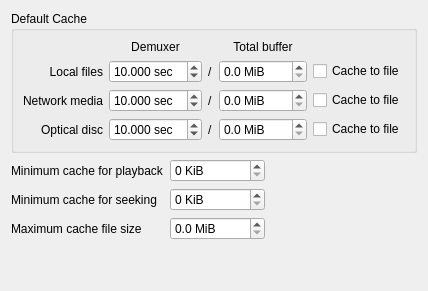
       <widget class="QWidget" name="cache">
        <layout class="QVBoxLayout" name="verticalLayout_33">
         <item>
          <widget class="QGroupBox" name="groupBox_24">
           <property name="title">
            <string>Default Cache</string>
           </property>
           <layout class="QGridLayout" name="gridLayout_5">
            <item row="1" column="1">
             <widget class="QDoubleSpinBox" name="cache_local_sec">
              <property name="suffix">
               <string> sec</string>
              </property>
              <property name="decimals">
               <number>3</number>
              </property>
              <property name="maximum">
               <double>999.000000000000000</double>
              </property>
              <property name="singleStep">
               <double>1.000000000000000</double>
              </property>
              <property name="value">
               <double>10.000000000000000</double>
              </property>
             </widget>
            </item>
            <item row="1" column="0">
             <widget class="QLabel" name="label_45">
              <property name="text">
               <string>Local files</string>
              </property>
              <property name="alignment">
               <set>Qt::AlignRight|Qt::AlignTrailing|Qt::AlignVCenter</set>
              </property>
             </widget>
            </item>
            <item row="2" column="0">
             <widget class="QLabel" name="label_47">
              <property name="text">
               <string>Network media</string>
              </property>
              <property name="alignment">
               <set>Qt::AlignRight|Qt::AlignTrailing|Qt::AlignVCenter</set>
              </property>
             </widget>
            </item>
            <item row="1" column="2">
             <widget class="QLabel" name="label_14">
              <property name="text">
               <string notr="true">/</string>
              </property>
             </widget>
            </item>
            <item row="0" column="1">
             <widget class="QLabel" name="label_17">
              <property name="text">
               <string>Demuxer</string>
              </property>
              <property name="alignment">
               <set>Qt::AlignCenter</set>
              </property>
             </widget>
            </item>
            <item row="0" column="3">
             <widget class="QLabel" name="label_18">
              <property name="text">
               <string>Total buffer</string>
              </property>
              <property name="alignment">
               <set>Qt::AlignCenter</set>
              </property>
             </widget>
            </item>
            <item row="3" column="1">
             <widget class="QDoubleSpinBox" name="cache_disc_sec">
              <property name="suffix">
               <string> sec</string>
              </property>
              <property name="decimals">
               <number>3</number>
              </property>
              <property name="maximum">
               <double>999.000000000000000</double>
              </property>
              <property name="singleStep">
               <double>1.000000000000000</double>
              </property>
              <property name="value">
               <double>10.000000000000000</double>
              </property>
             </widget>
            </item>
            <item row="3" column="0">
             <widget class="QLabel" name="cache_">
              <property name="text">
               <string>Optical disc</string>
              </property>
              <property name="alignment">
               <set>Qt::AlignRight|Qt::AlignTrailing|Qt::AlignVCenter</set>
              </property>
             </widget>
            </item>
            <item row="2" column="1">
             <widget class="QDoubleSpinBox" name="cache_network_sec">
              <property name="suffix">
               <string> sec</string>
              </property>
              <property name="decimals">
               <number>3</number>
              </property>
              <property name="maximum">
               <double>999.000000000000000</double>
              </property>
              <property name="singleStep">
               <double>1.000000000000000</double>
              </property>
              <property name="value">
               <double>10.000000000000000</double>
              </property>
             </widget>
            </item>
            <item row="2" column="2">
             <widget class="QLabel" name="label_15">
              <property name="text">
               <string notr="true">/</string>
              </property>
             </widget>
            </item>
            <item row="3" column="2">
             <widget class="QLabel" name="label_16">
              <property name="text">
               <string notr="true">/</string>
              </property>
             </widget>
            </item>
            <item row="1" column="4">
             <widget class="QCheckBox" name="cache_local_file">
              <property name="sizePolicy">
               <sizepolicy hsizetype="Expanding" vsizetype="Fixed">
                <horstretch>0</horstretch>
                <verstretch>0</verstretch>
               </sizepolicy>
              </property>
              <property name="text">
               <string>Cache to file</string>
              </property>
             </widget>
            </item>
            <item row="2" column="4">
             <widget class="QCheckBox" name="cache_network_file">
              <property name="text">
               <string>Cache to file</string>
              </property>
             </widget>
            </item>
            <item row="3" column="4">
             <widget class="QCheckBox" name="cache_disc_file">
              <property name="text">
               <string>Cache to file</string>
              </property>
             </widget>
            </item>
            <item row="1" column="3">
             <widget class="QDoubleSpinBox" name="cache_local_mb">
              <property name="accelerated">
               <bool>true</bool>
              </property>
              <property name="suffix">
               <string> MiB</string>
              </property>
              <property name="decimals">
               <number>1</number>
              </property>
              <property name="maximum">
               <double>9999.000000000000000</double>
              </property>
             </widget>
            </item>
            <item row="2" column="3">
             <widget class="QDoubleSpinBox" name="cache_network_mb">
              <property name="accelerated">
               <bool>true</bool>
              </property>
              <property name="suffix">
               <string> MiB</string>
              </property>
              <property name="decimals">
               <number>1</number>
              </property>
              <property name="maximum">
               <double>9999.000000000000000</double>
              </property>
             </widget>
            </item>
            <item row="3" column="3">
             <widget class="QDoubleSpinBox" name="cache_disc_mb">
              <property name="accelerated">
               <bool>true</bool>
              </property>
              <property name="suffix">
               <string> MiB</string>
              </property>
              <property name="decimals">
               <number>1</number>
              </property>
              <property name="maximum">
               <double>9999.000000000000000</double>
              </property>
             </widget>
            </item>
           </layout>
          </widget>
         </item>
         <item>
          <layout class="QHBoxLayout" name="horizontalLayout_13">
           <item>
            <layout class="QFormLayout" name="formLayout_3">
             <item row="0" column="0">
              <widget class="QLabel" name="label_53">
               <property name="text">
                <string>Minimum cache for playback</string>
               </property>
              </widget>
             </item>
             <item row="1" column="0">
              <widget class="QLabel" name="label_54">
               <property name="text">
                <string>Minimum cache for seeking</string>
               </property>
              </widget>
             </item>
             <item row="2" column="0">
              <widget class="QLabel" name="label_19">
               <property name="text">
                <string>Maximum cache file size</string>
               </property>
              </widget>
             </item>
             <item row="2" column="1">
              <widget class="QDoubleSpinBox" name="cache_file_size_mb">
               <property name="accelerated">
                <bool>true</bool>
               </property>
               <property name="suffix">
                <string> MiB</string>
               </property>
               <property name="decimals">
                <number>1</number>
               </property>
               <property name="maximum">
                <double>99999.000000000000000</double>
               </property>
              </widget>
             </item>
             <item row="1" column="1">
              <widget class="QSpinBox" name="cache_min_seeking_kb">
               <property name="accelerated">
                <bool>true</bool>
               </property>
               <property name="suffix">
                <string> KiB</string>
               </property>
               <property name="maximum">
                <number>9999999</number>
               </property>
              </widget>
             </item>
             <item row="0" column="1">
              <widget class="QSpinBox" name="cache_min_playback_kb">
               <property name="accelerated">
                <bool>true</bool>
               </property>
               <property name="suffix">
                <string> KiB</string>
               </property>
               <property name="maximum">
                <number>9999999</number>
               </property>
              </widget>
             </item>
            </layout>
           </item>
           <item>
            <spacer name="horizontalSpacer_9">
             <property name="orientation">
              <enum>Qt::Horizontal</enum>
             </property>
             <property name="sizeHint" stdset="0">
              <size>
               <width>40</width>
               <height>20</height>
              </size>
             </property>
            </spacer>
           </item>
          </layout>
         </item>
         <item>
          <spacer name="verticalSpacer_2">
           <property name="orientation">
            <enum>Qt::Vertical</enum>
           </property>
           <property name="sizeHint" stdset="0">
            <size>
             <width>20</width>
             <height>40</height>
            </size>
           </property>
          </spacer>
         </item>
        </layout>
       </widget>
